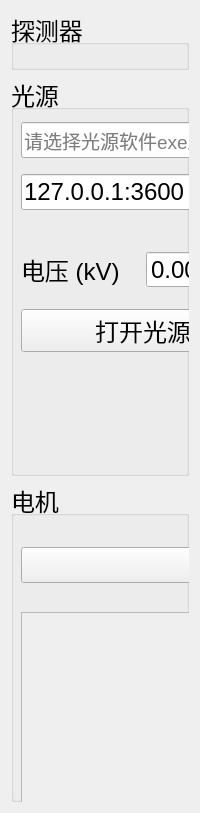
      <widget class="QWidget" name="tabHome">
       <attribute name="title">
        <string>主页面</string>
       </attribute>
       <layout class="QGridLayout" name="gridLayout_2">
        <item row="2" column="0">
         <widget class="QGroupBox" name="groupBox_2">
          <property name="minimumSize">
           <size>
            <width>0</width>
            <height>320</height>
           </size>
          </property>
          <property name="font">
           <font>
            <pointsize>18</pointsize>
           </font>
          </property>
          <property name="title">
           <string>电机</string>
          </property>
          <widget class="QWidget" name="horizontalLayoutWidget_2">
           <property name="geometry">
            <rect>
             <x>10</x>
             <y>40</y>
             <width>941</width>
             <height>87</height>
            </rect>
           </property>
           <layout class="QHBoxLayout" name="horizontalLayout_2" stretch="3,3,3,1,3">
            <item>
             <widget class="QComboBox" name="comboMotorPort"/>
            </item>
            <item>
             <widget class="QPushButton" name="btnMotorConnect">
              <property name="text">
               <string>连接</string>
              </property>
             </widget>
            </item>
            <item>
             <widget class="QPushButton" name="btnMotorDisconnect">
              <property name="text">
               <string>断开</string>
              </property>
             </widget>
            </item>
            <item>
             <spacer name="horizontalSpacer">
              <property name="orientation">
               <enum>Qt::Orientation::Horizontal</enum>
              </property>
              <property name="sizeHint" stdset="0">
               <size>
                <width>40</width>
                <height>20</height>
               </size>
              </property>
             </spacer>
            </item>
            <item>
             <layout class="QFormLayout" name="formLayout">
              <property name="formAlignment">
               <set>Qt::AlignmentFlag::AlignLeading|Qt::AlignmentFlag::AlignLeft|Qt::AlignmentFlag::AlignVCenter</set>
              </property>
              <item row="0" column="0">
               <widget class="QLabel" name="labelMotorConnectionStatus">
                <property name="text">
                 <string>Connection</string>
                </property>
               </widget>
              </item>
              <item row="0" column="1">
               <widget class="QLabel" name="lbMotorConnectionStatusValue">
                <property name="text">
                 <string>Not connected</string>
                </property>
               </widget>
              </item>
              <item row="1" column="0">
               <widget class="QLabel" name="labelMotorOperationStatus">
                <property name="text">
                 <string>Operation</string>
                </property>
               </widget>
              </item>
              <item row="1" column="1">
               <widget class="QLabel" name="lbMotorOperationStatusValue">
                <property name="text">
                 <string>Idle</string>
                </property>
               </widget>
              </item>
             </layout>
            </item>
           </layout>
          </widget>
          <widget class="QScrollArea" name="scrollMotorAxes">
           <property name="geometry">
            <rect>
             <x>10</x>
             <y>130</y>
             <width>1520</width>
             <height>250</height>
            </rect>
           </property>
           <property name="widgetResizable">
            <bool>true</bool>
           </property>
           <widget class="QWidget" name="motorAxesContainer">
            <property name="geometry">
             <rect>
              <x>0</x>
              <y>0</y>
              <width>1518</width>
              <height>248</height>
             </rect>
            </property>
           </widget>
          </widget>
         </widget>
        </item>
        <item row="0" column="0">
         <widget class="QGroupBox" name="groupBox_3">
          <property name="maximumSize">
           <size>
            <width>16777215</width>
            <height>200</height>
           </size>
          </property>
          <property name="font">
           <font>
            <pointsize>18</pointsize>
           </font>
          </property>
          <property name="title">
           <string>探测器</string>
          </property>
          <widget class="QWidget" name="layoutWidgetAppConfig">
           <property name="geometry">
            <rect>
             <x>21</x>
             <y>61</y>
             <width>871</width>
             <height>121</height>
            </rect>
           </property>
           <layout class="QGridLayout" name="gridLayout_3">
            <item row="1" column="2">
             <widget class="QPushButton" name="btnChangeAppMode">
              <property name="text">
               <string>模式修改</string>
              </property>
             </widget>
            </item>
            <item row="0" column="1">
             <widget class="QLineEdit" name="leWorkDir">
              <property name="minimumSize">
               <size>
                <width>0</width>
                <height>36</height>
               </size>
              </property>
              <property name="font">
               <font>
                <pointsize>14</pointsize>
               </font>
              </property>
              <property name="placeholderText">
               <string>请选择工作目录...</string>
              </property>
             </widget>
            </item>
            <item row="0" column="2">
             <widget class="QPushButton" name="btnSelectWorkDir">
              <property name="font">
               <font>
                <pointsize>18</pointsize>
               </font>
              </property>
              <property name="text">
               <string>浏览...</string>
              </property>
             </widget>
            </item>
            <item row="1" column="1">
             <widget class="QComboBox" name="cbAppMode"/>
            </item>
            <item row="0" column="0">
             <widget class="QLabel" name="label_29">
              <property name="text">
               <string>工作目录</string>
              </property>
             </widget>
            </item>
            <item row="1" column="0">
             <widget class="QLabel" name="label_30">
              <property name="text">
               <string>工作模式</string>
              </property>
             </widget>
            </item>
            <item row="0" column="3">
             <widget class="QPushButton" name="btnDetectorConnect">
              <property name="minimumSize">
               <size>
                <width>0</width>
                <height>0</height>
               </size>
              </property>
              <property name="font">
               <font>
                <pointsize>18</pointsize>
               </font>
              </property>
              <property name="text">
               <string>连接</string>
              </property>
             </widget>
            </item>
            <item row="0" column="4">
             <widget class="QPushButton" name="btnDetectorDisconnect">
              <property name="text">
               <string>断开</string>
              </property>
             </widget>
            </item>
           </layout>
          </widget>
         </widget>
        </item>
        <item row="1" column="0">
         <widget class="QGroupBox" name="groupBox">
          <property name="minimumSize">
           <size>
            <width>0</width>
            <height>400</height>
           </size>
          </property>
          <property name="font">
           <font>
            <pointsize>18</pointsize>
           </font>
          </property>
          <property name="title">
           <string>光源</string>
          </property>
          <widget class="QWidget" name="horizontalLayoutWidget_3">
           <property name="geometry">
            <rect>
             <x>10</x>
             <y>40</y>
             <width>571</width>
             <height>103</height>
            </rect>
           </property>
           <layout class="QGridLayout" name="gridLayout_6">
            <item row="1" column="0">
             <widget class="QLineEdit" name="leXRayNetPort">
              <property name="text">
               <string>127.0.0.1:3600</string>
              </property>
             </widget>
            </item>
            <item row="1" column="2">
             <widget class="QPushButton" name="btnXRayDisconnect">
              <property name="text">
               <string>断开</string>
              </property>
             </widget>
            </item>
            <item row="1" column="1">
             <widget class="QPushButton" name="btnXRayConnect">
              <property name="text">
               <string>连接</string>
              </property>
             </widget>
            </item>
            <item row="0" column="0">
             <widget class="QLineEdit" name="leXRayExePath">
              <property name="minimumSize">
               <size>
                <width>0</width>
                <height>36</height>
               </size>
              </property>
              <property name="font">
               <font>
                <pointsize>14</pointsize>
               </font>
              </property>
              <property name="placeholderText">
               <string>请选择光源软件exe路径...</string>
              </property>
             </widget>
            </item>
            <item row="0" column="1">
             <widget class="QPushButton" name="btnSelectXRayExePath">
              <property name="text">
               <string>浏览...</string>
              </property>
             </widget>
            </item>
           </layout>
          </widget>
          <widget class="QWidget" name="layoutWidgetXRayStatus">
           <property name="geometry">
            <rect>
             <x>630</x>
             <y>40</y>
             <width>361</width>
             <height>280</height>
            </rect>
           </property>
           <layout class="QFormLayout" name="formLayoutXRayStatus">
            <property name="verticalSpacing">
             <number>10</number>
            </property>
            <item row="0" column="0">
             <widget class="QLabel" name="labelXRayConnectionStatus">
              <property name="text">
               <string>连接状态</string>
              </property>
             </widget>
            </item>
            <item row="0" column="1">
             <widget class="QLabel" name="lbXRayConnectionStatusValue">
              <property name="text">
               <string>未连接</string>
              </property>
              <property name="wordWrap">
               <bool>true</bool>
              </property>
             </widget>
            </item>
            <item row="1" column="0">
             <widget class="QLabel" name="labelXRayHvStatus">
              <property name="text">
               <string>高压状态</string>
              </property>
             </widget>
            </item>
            <item row="1" column="1">
             <widget class="QLabel" name="lbXRayHvStatusValue">
              <property name="text">
               <string>未连接</string>
              </property>
              <property name="wordWrap">
               <bool>true</bool>
              </property>
             </widget>
            </item>
            <item row="2" column="0">
             <widget class="QLabel" name="labelXRaySystemMode">
              <property name="text">
               <string>系统模式</string>
              </property>
             </widget>
            </item>
            <item row="2" column="1">
             <widget class="QLabel" name="lbXRaySystemModeValue">
              <property name="text">
               <string>未连接</string>
              </property>
              <property name="wordWrap">
               <bool>true</bool>
              </property>
             </widget>
            </item>
            <item row="3" column="0">
             <widget class="QLabel" name="labelXRayFaultStatus">
              <property name="text">
               <string>故障信息</string>
              </property>
             </widget>
            </item>
            <item row="3" column="1">
             <widget class="QLabel" name="lbXRayFaultStatusValue">
              <property name="text">
               <string>未连接</string>
              </property>
              <property name="wordWrap">
               <bool>true</bool>
              </property>
             </widget>
            </item>
            <item row="4" column="0">
             <widget class="QLabel" name="labelXRayInterlockStatus">
              <property name="text">
               <string>联锁环境</string>
              </property>
             </widget>
            </item>
            <item row="4" column="1">
             <widget class="QLabel" name="lbXRayInterlockStatusValue">
              <property name="text">
               <string>未连接</string>
              </property>
              <property name="wordWrap">
               <bool>true</bool>
              </property>
             </widget>
            </item>
            <item row="5" column="0">
             <widget class="QLabel" name="labelXRayBoardStatus">
              <property name="text">
               <string>控制状态</string>
              </property>
             </widget>
            </item>
            <item row="5" column="1">
             <widget class="QLabel" name="lbXRayBoardStatusValue">
              <property name="text">
               <string>未连接</string>
              </property>
              <property name="wordWrap">
               <bool>true</bool>
              </property>
             </widget>
            </item>
           </layout>
          </widget>
          <widget class="QWidget" name="layoutWidgetXRayControl">
           <property name="geometry">
            <rect>
             <x>10</x>
             <y>160</y>
             <width>618</width>
             <height>129</height>
            </rect>
           </property>
           <layout class="QGridLayout" name="gridLayoutXRayControl">
            <item row="0" column="0">
             <widget class="QLabel" name="labelXRayVoltage">
              <property name="text">
               <string>电压 (kV)</string>
              </property>
             </widget>
            </item>
            <item row="0" column="1">
             <widget class="QDoubleSpinBox" name="dSpinXRayVoltage"/>
            </item>
            <item row="0" column="2">
             <widget class="QLabel" name="labelXRayCurrent">
              <property name="text">
               <string>电流 (uA)</string>
              </property>
             </widget>
            </item>
            <item row="0" column="3">
             <widget class="QSpinBox" name="spinXRayCurrentUa"/>
            </item>
            <item row="0" column="4">
             <widget class="QPushButton" name="btnXRayApplySettings">
              <property name="text">
               <string>应用参数</string>
              </property>
             </widget>
            </item>
            <item row="1" column="0" colspan="2">
             <widget class="QPushButton" name="btnXRayOpen">
              <property name="text">
               <string>打开光源</string>
              </property>
             </widget>
            </item>
            <item row="1" column="2" colspan="2">
             <widget class="QPushButton" name="btnXRayClose">
              <property name="text">
               <string>关闭光源</string>
              </property>
             </widget>
            </item>
           </layout>
          </widget>
          <widget class="QWidget" name="layoutWidgetXRayMetrics">
           <property name="geometry">
            <rect>
             <x>1010</x>
             <y>40</y>
             <width>471</width>
             <height>228</height>
            </rect>
           </property>
           <layout class="QFormLayout" name="formLayout_2">
            <property name="verticalSpacing">
             <number>9</number>
            </property>
            <item row="0" column="0">
             <widget class="QLabel" name="labelXRaySetStatus">
              <property name="text">
               <string>设定值</string>
              </property>
             </widget>
            </item>
            <item row="0" column="1">
             <widget class="QLabel" name="lbXRaySetStatusValue">
              <property name="text">
               <string>未连接</string>
              </property>
              <property name="wordWrap">
               <bool>true</bool>
              </property>
             </widget>
            </item>
            <item row="1" column="0">
             <widget class="QLabel" name="labelXRayMeasureStatus">
              <property name="text">
               <string>实测值</string>
              </property>
             </widget>
            </item>
            <item row="1" column="1">
             <widget class="QLabel" name="lbXRayMeasureStatusValue">
              <property name="text">
               <string>未连接</string>
              </property>
              <property name="wordWrap">
               <bool>true</bool>
              </property>
             </widget>
            </item>
            <item row="2" column="0">
             <widget class="QLabel" name="labelXRayTargetStatus">
              <property name="text">
               <string>靶电流</string>
              </property>
             </widget>
            </item>
            <item row="2" column="1">
             <widget class="QLabel" name="lbXRayTargetStatusValue">
              <property name="text">
               <string>未连接</string>
              </property>
              <property name="wordWrap">
               <bool>true</bool>
              </property>
             </widget>
            </item>
            <item row="3" column="0">
             <widget class="QLabel" name="labelXRayExposure">
              <property name="text">
               <string>曝光时间</string>
              </property>
             </widget>
            </item>
            <item row="3" column="1">
             <widget class="QLabel" name="lbXRayExposureValue">
              <property name="text">
               <string>未连接</string>
              </property>
              <property name="wordWrap">
               <bool>true</bool>
              </property>
             </widget>
            </item>
            <item row="4" column="0">
             <widget class="QLabel" name="labelXRayArcStatus">
              <property name="text">
               <string>放电计数</string>
              </property>
             </widget>
            </item>
            <item row="4" column="1">
             <widget class="QLabel" name="lbXRayArcStatusValue">
              <property name="text">
               <string>未连接</string>
              </property>
              <property name="wordWrap">
               <bool>true</bool>
              </property>
             </widget>
            </item>
           </layout>
          </widget>
         </widget>
        </item>
       </layout>
      </widget>
